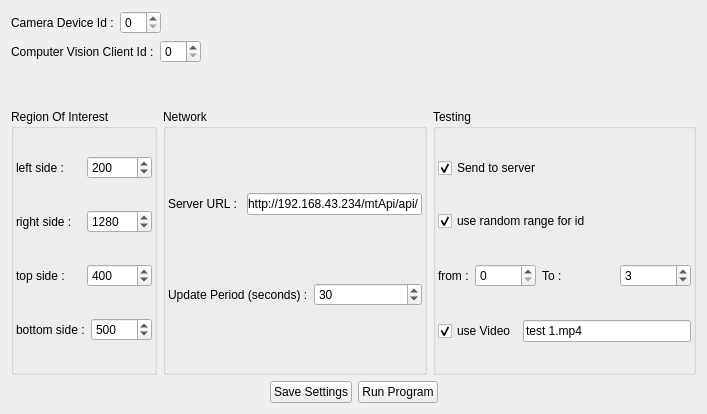
<?xml version="1.0" encoding="UTF-8"?>
<ui version="4.0">
 <class>MT_VisionUI</class>
 <widget class="QMainWindow" name="MT_VisionUI">
  <property name="geometry">
   <rect>
    <x>0</x>
    <y>0</y>
    <width>707</width>
    <height>414</height>
   </rect>
  </property>
  <property name="windowTitle">
   <string>MT_VisionUI</string>
  </property>
  <widget class="QWidget" name="centralWidget">
   <layout class="QVBoxLayout" name="verticalLayout_3">
    <item>
     <layout class="QHBoxLayout" name="horizontalLayout">
      <item>
       <widget class="QLabel" name="label">
        <property name="text">
         <string>Camera Device Id :</string>
        </property>
       </widget>
      </item>
      <item>
       <widget class="QSpinBox" name="devIdSB"/>
      </item>
      <item>
       <spacer name="horizontalSpacer_2">
        <property name="orientation">
         <enum>Qt::Horizontal</enum>
        </property>
        <property name="sizeHint" stdset="0">
         <size>
          <width>40</width>
          <height>20</height>
         </size>
        </property>
       </spacer>
      </item>
     </layout>
    </item>
    <item>
     <layout class="QHBoxLayout" name="horizontalLayout_2">
      <item>
       <widget class="QLabel" name="label_2">
        <property name="text">
         <string>Computer Vision Client Id :</string>
        </property>
       </widget>
      </item>
      <item>
       <widget class="QSpinBox" name="clientIdSB"/>
      </item>
      <item>
       <spacer name="horizontalSpacer_3">
        <property name="orientation">
         <enum>Qt::Horizontal</enum>
        </property>
        <property name="sizeHint" stdset="0">
         <size>
          <width>40</width>
          <height>20</height>
         </size>
        </property>
       </spacer>
      </item>
     </layout>
    </item>
    <item>
     <spacer name="verticalSpacer">
      <property name="orientation">
       <enum>Qt::Vertical</enum>
      </property>
      <property name="sizeType">
       <enum>QSizePolicy::Fixed</enum>
      </property>
      <property name="sizeHint" stdset="0">
       <size>
        <width>20</width>
        <height>40</height>
       </size>
      </property>
     </spacer>
    </item>
    <item>
     <layout class="QHBoxLayout" name="horizontalLayout_9">
      <item>
       <widget class="QGroupBox" name="groupBox">
        <property name="title">
         <string>Region Of Interest</string>
        </property>
        <layout class="QVBoxLayout" name="verticalLayout">
         <property name="leftMargin">
          <number>2</number>
         </property>
         <property name="topMargin">
          <number>2</number>
         </property>
         <property name="rightMargin">
          <number>2</number>
         </property>
         <property name="bottomMargin">
          <number>2</number>
         </property>
         <item>
          <layout class="QHBoxLayout" name="horizontalLayout_3">
           <item>
            <widget class="QLabel" name="label_3">
             <property name="text">
              <string>left side :</string>
             </property>
            </widget>
           </item>
           <item>
            <widget class="QSpinBox" name="roiLSB">
             <property name="maximum">
              <number>65000</number>
             </property>
             <property name="value">
              <number>200</number>
             </property>
            </widget>
           </item>
          </layout>
         </item>
         <item>
          <layout class="QHBoxLayout" name="horizontalLayout_4">
           <item>
            <widget class="QLabel" name="label_4">
             <property name="text">
              <string>right side :</string>
             </property>
            </widget>
           </item>
           <item>
            <widget class="QSpinBox" name="roiRSB">
             <property name="maximum">
              <number>65000</number>
             </property>
             <property name="value">
              <number>1280</number>
             </property>
            </widget>
           </item>
          </layout>
         </item>
         <item>
          <layout class="QHBoxLayout" name="horizontalLayout_5">
           <item>
            <widget class="QLabel" name="label_5">
             <property name="text">
              <string>top side :</string>
             </property>
            </widget>
           </item>
           <item>
            <widget class="QSpinBox" name="roiTSB">
             <property name="maximum">
              <number>65000</number>
             </property>
             <property name="value">
              <number>400</number>
             </property>
            </widget>
           </item>
          </layout>
         </item>
         <item>
          <layout class="QHBoxLayout" name="horizontalLayout_6">
           <item>
            <widget class="QLabel" name="label_6">
             <property name="text">
              <string>bottom side :</string>
             </property>
            </widget>
           </item>
           <item>
            <widget class="QSpinBox" name="roiBSB">
             <property name="maximum">
              <number>65000</number>
             </property>
             <property name="value">
              <number>500</number>
             </property>
            </widget>
           </item>
          </layout>
         </item>
        </layout>
       </widget>
      </item>
      <item>
       <widget class="QGroupBox" name="groupBox_2">
        <property name="title">
         <string>Network</string>
        </property>
        <layout class="QVBoxLayout" name="verticalLayout_2">
         <property name="leftMargin">
          <number>2</number>
         </property>
         <property name="topMargin">
          <number>2</number>
         </property>
         <property name="rightMargin">
          <number>2</number>
         </property>
         <property name="bottomMargin">
          <number>2</number>
         </property>
         <item>
          <layout class="QHBoxLayout" name="horizontalLayout_7">
           <item>
            <widget class="QLabel" name="label_7">
             <property name="text">
              <string>Server URL : </string>
             </property>
            </widget>
           </item>
           <item>
            <widget class="QLineEdit" name="serverUrlLineEdit">
             <property name="text">
              <string>http://192.168.43.234/mtApi/api/</string>
             </property>
            </widget>
           </item>
          </layout>
         </item>
         <item>
          <layout class="QHBoxLayout" name="horizontalLayout_8">
           <item>
            <widget class="QLabel" name="label_8">
             <property name="text">
              <string>Update Period (seconds) :</string>
             </property>
            </widget>
           </item>
           <item>
            <widget class="QSpinBox" name="serverUpdateSB">
             <property name="maximum">
              <number>65000</number>
             </property>
             <property name="value">
              <number>30</number>
             </property>
            </widget>
           </item>
          </layout>
         </item>
        </layout>
       </widget>
      </item>
      <item>
       <widget class="QGroupBox" name="groupBox_3">
        <property name="title">
         <string>Testing</string>
        </property>
        <layout class="QVBoxLayout" name="verticalLayout_4">
         <property name="leftMargin">
          <number>2</number>
         </property>
         <property name="topMargin">
          <number>2</number>
         </property>
         <property name="rightMargin">
          <number>2</number>
         </property>
         <property name="bottomMargin">
          <number>2</number>
         </property>
         <item>
          <widget class="QCheckBox" name="sendCB">
           <property name="text">
            <string>Send to server</string>
           </property>
           <property name="checked">
            <bool>true</bool>
           </property>
          </widget>
         </item>
         <item>
          <widget class="QCheckBox" name="randomIdCB">
           <property name="text">
            <string>use random range for id</string>
           </property>
           <property name="checked">
            <bool>true</bool>
           </property>
          </widget>
         </item>
         <item>
          <layout class="QHBoxLayout" name="horizontalLayout_13">
           <item>
            <layout class="QHBoxLayout" name="horizontalLayout_12">
             <item>
              <layout class="QHBoxLayout" name="horizontalLayout_11">
               <item>
                <widget class="QLabel" name="label_9">
                 <property name="text">
                  <string>from :</string>
                 </property>
                </widget>
               </item>
               <item>
                <widget class="QSpinBox" name="randBeginSB">
                 <property name="maximum">
                  <number>65000</number>
                 </property>
                 <property name="value">
                  <number>0</number>
                 </property>
                </widget>
               </item>
              </layout>
             </item>
             <item>
              <widget class="QLabel" name="label_10">
               <property name="text">
                <string>To :</string>
               </property>
              </widget>
             </item>
             <item>
              <widget class="QSpinBox" name="randEndSB">
               <property name="maximum">
                <number>65000</number>
               </property>
               <property name="value">
                <number>3</number>
               </property>
              </widget>
             </item>
            </layout>
           </item>
          </layout>
         </item>
         <item>
          <layout class="QHBoxLayout" name="horizontalLayout_14">
           <item>
            <widget class="QCheckBox" name="useVideoCB">
             <property name="text">
              <string>use Video</string>
             </property>
             <property name="checked">
              <bool>true</bool>
             </property>
            </widget>
           </item>
           <item>
            <widget class="QLineEdit" name="videoNameLineEdit">
             <property name="text">
              <string>test 1.mp4</string>
             </property>
            </widget>
           </item>
          </layout>
         </item>
        </layout>
       </widget>
      </item>
     </layout>
    </item>
    <item>
     <layout class="QHBoxLayout" name="horizontalLayout_10">
      <item>
       <spacer name="horizontalSpacer_4">
        <property name="orientation">
         <enum>Qt::Horizontal</enum>
        </property>
        <property name="sizeHint" stdset="0">
         <size>
          <width>40</width>
          <height>20</height>
         </size>
        </property>
       </spacer>
      </item>
      <item>
       <widget class="QPushButton" name="saveBtn">
        <property name="text">
         <string>Save Settings</string>
        </property>
       </widget>
      </item>
      <item>
       <widget class="QPushButton" name="runBtn">
        <property name="text">
         <string>Run Program</string>
        </property>
       </widget>
      </item>
      <item>
       <spacer name="horizontalSpacer_5">
        <property name="orientation">
         <enum>Qt::Horizontal</enum>
        </property>
        <property name="sizeHint" stdset="0">
         <size>
          <width>40</width>
          <height>20</height>
         </size>
        </property>
       </spacer>
      </item>
     </layout>
    </item>
   </layout>
  </widget>
 </widget>
 <layoutdefault spacing="6" margin="11"/>
 <resources/>
 <connections/>
</ui>
